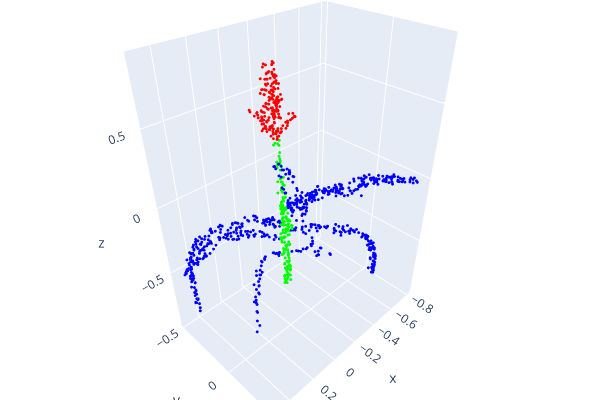
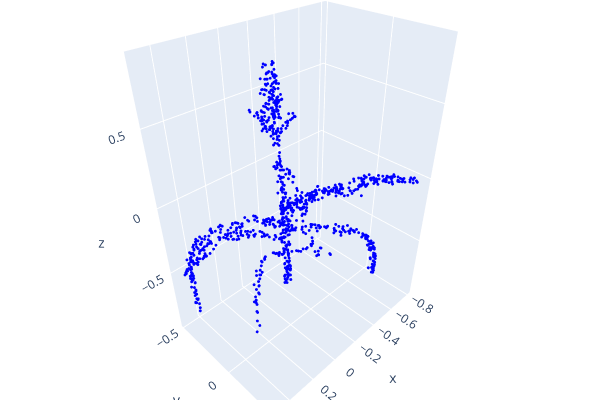

Notebook code for these charts, in order:
### Code cell
idx = 4
visualize_data(test_pointclouds[idx],test_pointclouds_labels[idx])

visualize_data(test_pointclouds[idx],pred_choice[idx].cpu().detach().numpy())

### Figure 1 — Plotly figure (JSON) as saved in the notebook; plotly's stock layout.template omitted (floating-point values rounded to 4 significant figures; data arrays with more than 128 entries replaced by an {"elided": "..."} marker saying what was removed)
{"data": [{"marker": {"color": {"elided": "1000x3 float values"}, "size": 1}, "mode": "markers", "type": "scatter3d", "x": {"elided": "1000 float values"}, "y": {"elided": "1000 float values"}, "z": {"elided": "1000 float values"}}], "layout": {"height": 400, "margin": {"b": 0, "l": 0, "r": 0, "t": 0}, "scene": {"camera": {"center": {"x": 0, "y": 0, "z": 0}, "up": {"x": 0, "y": 0, "z": 1}}}, "showlegend": false, "width": 600}}

### Figure 2 — Plotly figure (JSON) as saved in the notebook; plotly's stock layout.template omitted (floating-point values rounded to 4 significant figures; data arrays with more than 128 entries replaced by an {"elided": "..."} marker saying what was removed)
{"data": [{"marker": {"color": {"elided": "1000x3 float values"}, "size": 1}, "mode": "markers", "type": "scatter3d", "x": {"elided": "1000 float values"}, "y": {"elided": "1000 float values"}, "z": {"elided": "1000 float values"}}], "layout": {"height": 400, "margin": {"b": 0, "l": 0, "r": 0, "t": 0}, "scene": {"camera": {"center": {"x": 0, "y": 0, "z": 0}, "up": {"x": 0, "y": 0, "z": 1}}}, "showlegend": false, "width": 600}}
